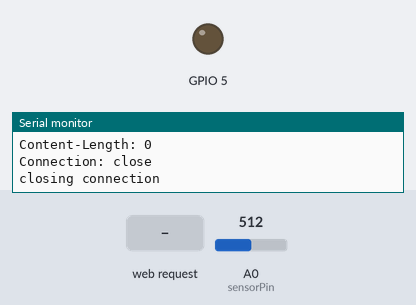
Simulated run of this sketch. Board: ESP8266 (NodeMCU). Parts: output pins drawn as LEDs (lit = HIGH), the last lines printed to the serial monitor. Inputs (shaded band) come from the test bench; at power-on: A0 (sensorPin) = 512. WiFi joins after 1.5 s; servers stay silent unless stated; uploads are accepted with an empty reply.

Above: at 3.9 s.
4.0 s: HTTP request GET /ON received
At 5.7 s:
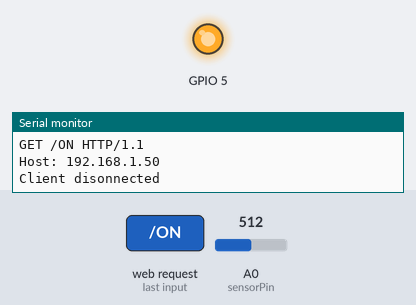
6.5 s: HTTP request GET /server/mydevice received
9.0 s: HTTP request GET /server received
Timing chart, 0 to 12.0 s (numbered marks = the images above; inputs shaded):
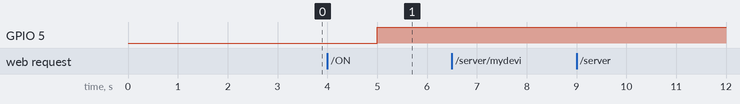

The sketch:

onem2m-adn.ino
```cpp
#include <ESP8266WiFi.h>
#include "Timer.h"

///////////////Parameters/////////////////
// WIFI params
const char* ssid = "onem2m";
const char* password = "hackathon";

// CSE params
const char* host = "10.24.47.29";
const int httpPort = 8080;

// AE params
const int aePort   = 80;
const int id = 3;
const String origin   = "Cae_device";
const String deviceUri = "/server/mydevice";
///////////////////////////////////////////

Timer t;

WiFiServer server(aePort);
int sensorPin = A0; // select the input pin for LDR
int sensorValue = 0; // variable to store the value coming from the sensor

void setup() {

  Serial.begin(115200);
  delay(10);

  // Configure pin 5 for LED control
  pinMode(5, OUTPUT);
  digitalWrite(5, 0);

  Serial.println();
  Serial.println();

  // Connect to WIFI network
  Serial.print("Connecting to ");
  Serial.println(ssid);

  WiFi.persistent(false);

  WiFi.begin(ssid, password);

  while (WiFi.status() != WL_CONNECTED) {
    delay(500);
    Serial.print(".");
  }
  Serial.println();
  Serial.println("WiFi connected");
  Serial.println("IP address: ");
  Serial.println(WiFi.localIP());

  // Start HTTP server
  server.begin();
  Serial.println("Server started");

  // Create AE resource
  String s = "{\"m2m:ae\":{\"rn\":\"mydevice";

  String resulat = send("/server",2, s + id + "\",\"api\":\"mydevice" + id + ".company.com\",\"rr\":\"true\",\"poa\":[\"http://"+WiFi.localIP().toString()+":"+aePort+"\"]}}");

  if(resulat=="HTTP/1.1 201 Created"){
    // Create Container resource
    send(deviceUri + id,3,"{\"m2m:cnt\":{\"rn\":\"luminosity\"}}");

    // Create ContentInstance resource
    send(deviceUri + id + "/luminosity",4,"{\"m2m:cin\":{\"con\":\"0\"}}");

    // Create Container resource
    send(deviceUri + id ,3,"{\"m2m:cnt\":{\"rn\":\"led\"}}");

    // Create ContentInstance resource
    send(deviceUri + id + "/led",4,"{\"m2m:cin\":{\"con\":\"OFF\"}}");

    // Create Subscription resource
    send(deviceUri + id + "/led",23,String() + "{\"m2m:sub\":{\"rn\":\"led_sub\",\"nu\":[\""+ origin + id +"\"],\"nct\":1}}");
  }

  t.every(1000*5, push);
}

// Method in charge of receiving event from the CSE
void loop(){
  t.update();
  // Check if a client is connected
  WiFiClient client = server.available();
  if (!client) {
    return;
  }

  // Wait until the client sends some data
  Serial.println("new client");
  while(!client.available()){
    delay(1);
  }

  // Read the request
  String req = client.readString();
  Serial.println(req);
  client.flush();

  // Switch the LED state according to the received value
  if (req.indexOf("ON") != -1){
    digitalWrite(5, 1);
  }else if (req.indexOf("OFF") != -1){
    digitalWrite(5, 0);
  }else{
    Serial.println("invalid request");
    client.stop();
    return;
  }

  client.flush();

  // Send HTTP response to the client
  String s = "HTTP/1.1 200 OK\r\n";
  client.print(s);
  delay(1);
  Serial.println("Client disonnected");

}


// Method in charge of sending request to the CSE
String send(String url,int ty, String rep) {

  // Connect to the CSE address
  Serial.print("connecting to ");
  Serial.println(host);

  WiFiClient client;

  if (!client.connect(host, httpPort)) {
    Serial.println("connection failed");
    return "error";
  }


  // prepare the HTTP request
  String req = String()+"POST " + url + " HTTP/1.1\r\n" +
               "Host: " + host + "\r\n" +
               "X-M2M-Origin: " + origin + id + "\r\n" +
               "Content-Type: application/json;ty="+ty+"\r\n" +
               "Content-Length: "+ rep.length()+"\r\n"
               "Connection: close\r\n\n" +
               rep;

  Serial.println(req+"\n");

  // Send the HTTP request
  client.print(req);

  unsigned long timeout = millis();
  while (client.available() == 0) {
    if (millis() - timeout > 5000) {
      Serial.println(">>> Client Timeout !");
      client.stop();
      return "error";
    }
  }

  // Read the HTTP response
  String res="";
  if(client.available()){
    res = client.readStringUntil('\r');
    Serial.print(res);
  }
  while(client.available()){
    String line = client.readStringUntil('\r');
    Serial.print(line);
  }

  Serial.println();
  Serial.println("closing connection");
  Serial.println();
  return res;
}

void push(){
  sensorValue = analogRead(sensorPin);
  Serial.println(sensorValue);
  String data = String()+"{\"m2m:cin\":{\"con\":\"" + id + "," +sensorValue+"\"}}";
  send(deviceUri + id + "/luminosity",4,data);

}
```

Measured:
- after the input at 4.0 s, GPIO 5: LOW → HIGH after 1.0 s
